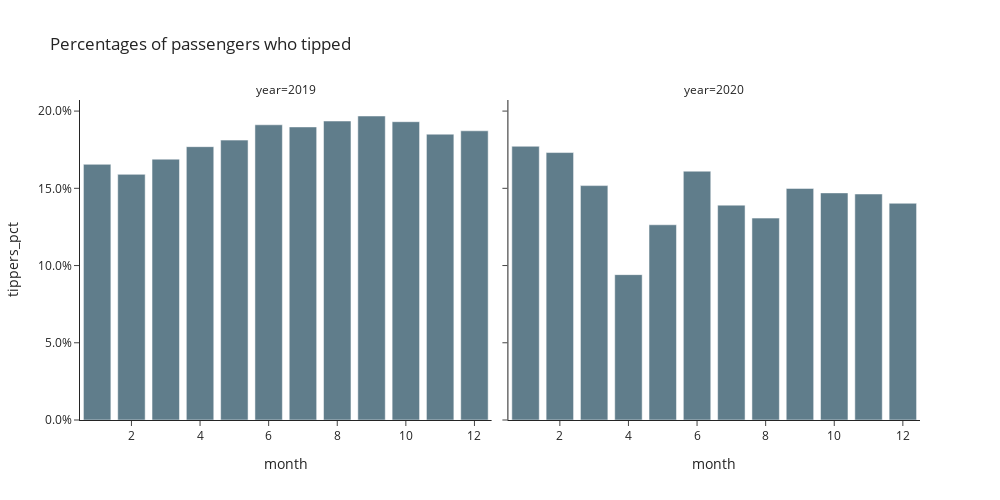

Notebook code cell kept with this figure:
### Markdown cell above
Here is a follow-up chart to see whether the lower tip percentages were due to people tipping a lower amount, or higher proportion of non-tippers.

### Code cell
fig = px.bar(
    df_monthly,
    title="Percentages of passengers who tipped",
    x="month",
    y="tippers_pct",
    facet_col="year",
    width=1000,
    height=500,
    template="simple_white",
)
fig.update_layout(yaxis_tickformat=",.1%")
fig.update_layout(yaxis2_tickformat=",.1%")
fig.update_traces(marker_color="#607D8B")
fig.show()

### Figure 1 — Plotly figure (JSON) as saved in the notebook; plotly's stock layout.template omitted (floating-point values rounded to 4 significant figures)
{"data": [{"hovertemplate": "year=2019<br>month=%{x}<br>tippers_pct=%{y}<extra></extra>", "legendgroup": "", "marker": {"color": "#607D8B", "pattern": {"shape": ""}}, "name": "", "orientation": "v", "showlegend": false, "textposition": "auto", "type": "bar", "x": [1, 2, 3, 4, 5, 6, 7, 8, 9, 10, 11, 12], "xaxis": "x", "y": [0.1655, 0.159, 0.1689, 0.177, 0.1812, 0.1911, 0.1897, 0.1936, 0.1968, 0.1931, 0.1851, 0.1872], "yaxis": "y"}, {"hovertemplate": "year=2020<br>month=%{x}<br>tippers_pct=%{y}<extra></extra>", "legendgroup": "", "marker": {"color": "#607D8B", "pattern": {"shape": ""}}, "name": "", "orientation": "v", "showlegend": false, "textposition": "auto", "type": "bar", "x": [1, 2, 3, 4, 5, 6, 7, 8, 9, 10, 11, 12], "xaxis": "x2", "y": [0.1772, 0.1732, 0.1518, 0.09412, 0.1264, 0.1611, 0.1391, 0.1307, 0.1499, 0.147, 0.1463, 0.1403], "yaxis": "y2"}], "layout": {"annotations": [{"font": {}, "showarrow": false, "text": "year=2019", "x": 0.245, "xanchor": "center", "xref": "paper", "y": 1, "yanchor": "bottom", "yref": "paper"}, {"font": {}, "showarrow": false, "text": "year=2020", "x": 0.755, "xanchor": "center", "xref": "paper", "y": 1, "yanchor": "bottom", "yref": "paper"}], "barmode": "relative", "height": 500, "legend": {"tracegroupgap": 0}, "title": {"text": "Percentages of passengers who tipped"}, "width": 1000, "xaxis": {"anchor": "y", "domain": [0, 0.49], "title": {"text": "month"}}, "xaxis2": {"anchor": "y2", "domain": [0.51, 1], "matches": "x", "title": {"text": "month"}}, "yaxis": {"anchor": "x", "domain": [0, 1], "tickformat": ",.1%", "title": {"text": "tippers_pct"}}, "yaxis2": {"anchor": "x2", "domain": [0, 1], "matches": "y", "showticklabels": false, "tickformat": ",.1%"}}}
